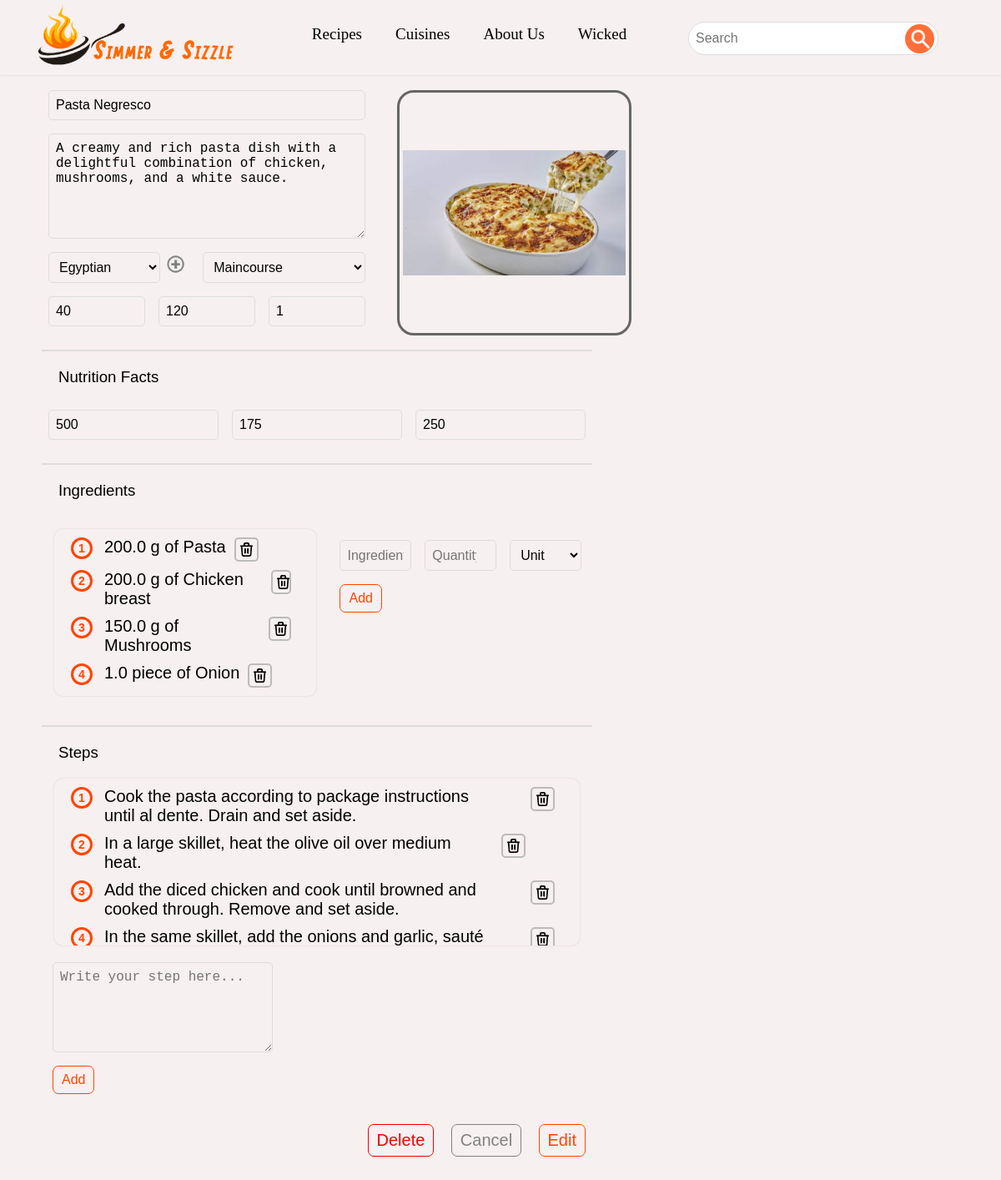
Page /recipes/4/edit (signed in) on the committed database.
### RecipeFinder/models.py (models this page shows, shortened)
class User(AbstractUser):
    isAdmin = models.BooleanField(default=True)

class Recipe(models.Model):
    courses_pairs = [("Appetizers", "Appetizers"), ("Maincourse", "Maincourse"), ("Dessert", "Dessert")]
    chef = models.ForeignKey(User, null=True, on_delete=models.SET_NULL, related_name="recipes", validators=[adminValidator])
    name = models.CharField(max_length=100, validators=[alpha])
    description = models.TextField(max_length=1000)
    course = models.CharField(max_length=25, choices=courses_pairs)
    cuisine = models.ForeignKey(Cuisine, on_delete=models.CASCADE, related_name="recipes")
    prepTime = models.IntegerField(validators=[nonNegative])
    cookTime = models.IntegerField(validators=[nonNegative])
    servings = models.IntegerField(validators=[nonNegative])
    carbs = models.IntegerField(null=True, validators=[nonNegative])
    protein = models.IntegerField(null=True, validators=[nonNegative])
    fats = models.IntegerField(null=True, validators=[nonNegative])
    image = models.ImageField(null=True, upload_to="images/")
    dateAdded = models.DateTimeField(auto_now_add=True)
    @classmethod
    def courses(cls):
        coursesList = []
        for course in cls.courses_pairs:
            coursesList.append(course[0])
        return coursesList
    def getSteps(self):
        return self.steps.all().order_by("index")
    def getIngredients(self):
        return self.ingredients.all()

class Cuisine(models.Model):
    name = models.CharField(max_length=100, validators=[alpha])
    info = models.TextField(max_length=1000)

class Ingredient(models.Model):
    recipe = models.ForeignKey(Recipe, on_delete=models.CASCADE, related_name="ingredients")
    name = models.CharField(max_length=50)
    quantity = models.FloatField(validators=[nonNegative])
    unit = models.ForeignKey(Unit, null=True, on_delete=models.SET_NULL)

class Unit(models.Model):
    name = models.CharField(max_length=25, unique=True, validators=[alpha], primary_key=True)
    conversion = models.FloatField(null=True, validators=[nonNegative])

class Step(models.Model):
    recipe = models.ForeignKey(Recipe, on_delete=models.CASCADE, related_name="steps")
    content = models.CharField(max_length=500)
    index = models.IntegerField()

### RecipeFinder/views.py (the view)
    def wrapper(request, *args, **kwargs):
        if request.user.is_authenticated and request.user.isAdmin:
            return fn(request, *args, **kwargs)
        return HttpResponseRedirect(reverse('index'))

### RecipeFinder/views.py (called while the page is built, shortened)
def admin_required(fn):
    def wrapper(request, *args, **kwargs):
        if request.user.is_authenticated and request.user.isAdmin:
            return fn(request, *args, **kwargs)
        return HttpResponseRedirect(reverse('index'))
    return wrapper

def defaultContext(dic={}):
    dic["cuisines"] = models.Cuisine.objects.all()
    dic["courses"] = models.Recipe.courses()
    dic["units"] = models.Unit.objects.all()
    return dic;

@admin_required
def edit_recipe_view(request, id):
    return render(request, "RecipeFinder/edit_recipe.html", defaultContext({
        "recipe": models.Recipe.objects.get(id=id),
    }))

### RecipeFinder/templates/RecipeFinder/edit_recipe.html (shortened to what this page needs)
{% extends 'RecipeFinder/new_recipe.html' %}
{% load static %}
{% block name %}{{ recipe.name }}{% endblock %}
{% block description %}{{ recipe.description }}{% endblock %}
{% block imageURL %}{% if recipe.image %}{{ recipe.image.url }}{% else %}{% static 'RecipeFinder/cameraicon.png' %}{% endif %}{% endblock %}
{% block cookTime %}{{ recipe.cookTime }}{% endblock %}
{% block prepTime %}{{ recipe.prepTime }}{% endblock %}
{% block servings %}{{ recipe.servings }}{% endblock %}
{% block carbs %}{{ recipe.carbs }}{% endblock %}
{% block fats %}{{ recipe.fats }}{% endblock %}
{% block protein %}{{ recipe.protein }}{% endblock %}
{% block ingredients %}
{% for ingredient in recipe.getIngredients %}
    <li data-name="{{ ingredient.name }}" data-quantity="{{ ingredient.quantity }}" data-unit="{{ ingredient.unit.name }}">
        <span>{{ingredient.quantity}} {{ingredient.unit.name}} of {{ingredient.name}}</span>
        <button></button>
    </li>
{% endfor %}
{% endblock %}
{% block steps %}
{% for step in recipe.getSteps %}
    <li>
        <span>{{ step.content }}</span>
        <button></button>
    </li>
{% endfor %}
{% endblock %}
{% block buttons %}
<button type="button" class="danger-button bg-fnt space" id="delete-recipe-button">Delete</button>
<button type="button" class="bland-button bg-fnt space" id="cancel-button">Cancel</button>
<button type="submit" class="cool-button bg-fnt space">Edit</button>
{% endblock %}

### RecipeFinder/templates/RecipeFinder/new_recipe.html (shortened to what this page needs)
{% extends 'RecipeFinder/layout.html' %}
{% load static %}
{% block main_view %}
<form method="post" action="" id="new-recipe-form">
    <div id="recipe-form-container">
        <div class="row-sp">
            <div class="recipe-basic-info">
                <div class="row">
                    <input name="name" type="text" class="cool-form space" placeholder="Name" value="{% block name %}{% endblock %}">
                </div>
                <div class="row">
                    <textarea name="description" rows="6" class="cool-form space" placeholder="Description">{% block description %}{% endblock %}</textarea>
                </div>
                <div class="row-sp">
                    <div class="row category-add">
                        <select name="cuisine" class="cool-form space" value="{% block cuisine %}{% endblock %}">
                            {% for cuisine in cuisines %}
                            <option {% if cuisine.id == recipe.cuisine.id %} selected {% endif %} value="{{ cuisine.id }}"> {{ cuisine.name }} </option>
                            {% endfor %}
                        </select>
                        <button type="button" id="add-cuisine-btn" class="add-btn space"></button>
                    </div>
                    <select name="course" class="cool-form space" value="{% block course %}{% endblock %}">
                        {% for course in courses %}
                        <option {% if course == recipe.course %} selected {% endif %} value="{{ course }}">{{ course }}</option>
                        {% endfor %}
                    </select>
                </div>
                <div class="row-sp">
                    <input name="prepTime" type="number" class="cool-form space" placeholder="Prep time (mins)" value="{% block prepTime %}{% endblock %}">
                    <input name="cookTime" type="number" class="cool-form space" placeholder="Cook time (mins)" value="{% block cookTime %}{% endblock %}">
                    <input name="servings" type="number" class="cool-form space" placeholder="Servings" value="{% block servings %}{% endblock %}">
                </div>
            </div>
            <div class="image-uploader">
                <div class = "image-uploader-container">
                    <label for="input-image" class="image-label">
                        <img name="recipe-image" src="{% block imageURL %}{% static 'RecipeFinder/cameraicon.png' %}{% endblock %}" alt="" id="uploaded-image">
                    </label>
                </div>
            </div>
        </div>
        <div class="dynamic-form space">
            <div class="dynamic-form-header">Nutrition Facts</div>
            <div class="row-sp">
                <input name="carbs" type="number" class="cool-form space" placeholder="Carbs" value="{% block carbs %}{% endblock %}">
                <input name="protein" type="number" class="cool-form space" placeholder="Protein" value="{% block protein %}{% endblock %}">
                <input name="fats" type="number" class="cool-form space" placeholder="Fats" value="{% block fats %}{% endblock %}">
            </div>
        </div>
        <div class="dynamic-form space">
            <div class="dynamic-form-header">Ingredients</div>
            <div class="row-sp">
                <ol id="ingredient-list" class="cool-ol recipe-form-list">{% block ingredients %}{% endblock %}</ol>
                <div class="new-item-form-container space">
                    <div class="row-sp">
                        <input id="new-ingredient-name" name="name" type="text" class="cool-form space" placeholder="Ingredient">
                        <input id="new-ingredient-quantity" name="quantity" type="number" class="cool-form space" placeholder="Quantity">
                        <select id="new-ingredient-unit" name="unit" id="" class="cool-form space">
                            <option selected value="">Unit</option>
                        </select>
                    </div>
                    <button type="button" id="new-ingredient-button" class="cool-button space">Add</button>
                </div>
            </div>
        </div>
        <div class="dynamic-form space">
            <div class="dynamic-form-header">Steps</div>
            <ol id="step-list" class="cool-ol recipe-form-list">{% block steps %}{% endblock %}</ol>
            <div class="new-item-form-container">
                <textarea id="new-step-content" cols="30"  rows="5" class="cool-form space" placeholder="Write your step here..."></textarea>
                <button type="button" id="new-step-button" class="cool-button space">Add</button>
            </div>
        </div>
        <div class="recipe-form-footer">
            {% block buttons %}{% endblock %}
        </div>
    </div>
</form>
{% endblock %}

### RecipeFinder/templates/RecipeFinder/nav.html (shortened to what this page needs)
{% load static %}
<!DOCTYPE html>
<html lang="en">
    <head>
        <link rel="stylesheet" href="{% static 'RecipeFinder/styles.css' %}">
    </head>
    <body>
        <nav class="navbar-container">
            <div class="navbar row">
                <a href="{% url 'index' %}" class="navbar-logo">
                    <img src="{% static 'RecipeFinder/logo.png' %}" width="280">
                </a>
                <div class="navbar-items row">
                    <a href="{% url 'recipes' %}" class="navbar-link-item norm-link">Recipes</a>
                    <div class="drop-down-menu">
                        <a class="drop-down-button navbar-link-item norm-link">Cuisines</a>
                    </div>
                    <a href="{% url 'about' %}" class="navbar-link-item norm-link">About Us</a>
                    <div class="drop-down-menu">
                        {% if user.is_authenticated %}
                        <a class="drop-down-button navbar-link-item norm-link">{{ user.username }}</a>
                        {% else %}
                        <a href="{% url 'register' %}" class="navbar-link-item norm-link">Register</a>
                        <a href="{% url 'login' %}" class="navbar-link-item norm-link">Login</a>
                        {% endif %}
                    </div>
                </div>
                <form action="{% url 'search' %}" method="get">
                    <div class="navbar-search row">
                        <input name="q" type="text" class="cool-form form-peach" placeholder="Search" value="{{ past_query }}">
                        <button type="submit" class="cool-button button-peach"></button>
                    </div>
                </form>
            </div>
        </nav>
        {% block body %}
        {% endblock %}
    </body>
</html>

### RecipeFinder/static/RecipeFinder/styles.css (style rules this page uses)
body { padding: 0px; margin: 0px; font-family: sans-serif; background-color: #f7f0f0; }
body, .cool-form, .cool-button, .bland-button, .danger-button { font-size: 12pt; }
.space { margin: 8px; }
.row, .row-sp { display: flex; }
.row-sp { justify-content: space-between; }
a.norm-link { text-decoration: none; color: black; }
.cool-form:not(input[type="checkbox"]) { display: block; padding: 8px; border: 1px solid #ddd; border-radius: 5px; box-sizing: border-box; width: 100%; background-color: rgba(0, 0, 0, 0); transition: all 0.2s ease-in-out; }
.cool-button, .bland-button, .danger-button { padding: 7px 10px ; border: 1px solid orangered; border-radius: 7px; background-color: rgba(0, 0, 0, 0); color: orangered; text-decoration: none; display: inline-block; transition: all 0.3s; box-sizing: border-box; }
.bland-button { border-color: grey; color: grey; }
.danger-button { border-color: rgb(240, 0, 0); color: rgb(240, 0, 0); }
.bg-fnt { font-size: 15pt; }
.cool-ol { list-style-type: none; padding: 0; margin: 0; }
.cool-ol li { max-width: 600px; width: fit-content; margin: 10px 20px ; position: relative; padding-left: 40px; counter-increment: stepCounter; font-size: 20px; }
.cool-ol li::before { text-align: center; line-height: 20px; border: 3px solid orangered; width: 20px; height: 20px; border-radius: 50% ; content: counter(stepCounter); position: absolute; left: 0; font-size: 14px; font-weight: bold; color: orangered; }
.navbar-container { position: fixed; width: 100%; height: 90px; box-shadow: 0px 0px 2px #ccc; font-size: 19px; z-index: 1; background-color: #f7f0f0; font-family: "Comic Sans MS", "Comic Sans", cursive; }
.navbar { width: 95%; height: 50%; padding: 30px; }
.navbar-logo { margin-right: auto; position: relative; top: -90%; }
.navbar-items { flex-basis: 60%; justify-content: center; }
.navbar-link-item { display: inline-block; margin: 0px 20px; height: 25px; transition: all 0.15s; white-space: nowrap; }
.navbar-search { height: 40px; position: relative; top: -10%; }
.navbar-search > input[type=text] { width: 300px; margin: 0px 10px; background-color: white; border-radius: 60px; }
.navbar-search > [type=submit] { width: 35px; height: 35px; background-image: url(search-bar-icon.png); background-size: 25px; background-position: 5px 4px; background-repeat: no-repeat; border-radius: 50%; position: relative; top: 3px; left: -50px; background-color: rgb(255, 110, 57); border-color: rgba(0, 0, 0, 0); }
.drop-down-menu { position: relative; display: inline-block; }
#recipe-form-container { width: 60%; }
.dynamic-form { border-top: 2px solid #ddd; margin: 20px 0px; }
.dynamic-form-header { font-size: 14pt; margin: 20px; }
.recipe-form-list { width: fit-content; max-height: 200px; overflow: auto; box-shadow: 0px 0px 2px #ccc; border-radius: 10px; margin: 15px; }
.recipe-form-list > li { display: flex; justify-content: space-between; }
.recipe-form-list > li > span { max-width: 85%; }
.recipe-form-list > li > button { all: unset; display: block; width: 25px; height: 25px; background-image: url("trash-icon.png"); background-repeat: no-repeat; background-size: 15px; background-position: 5px 4px; border: 2px solid #bbb; border-radius: 5px; transition: background-color 0.2s; margin: 0px 10px; }
.new-item-form-container { margin: 20px 5px; width: 40%; }
.new-item-form-container { flex-basis: 55%; }
.recipe-form-footer { text-align: right; }
.image-uploader-container { width: 50%; background-color : b3b3b7 ; margin: 8px; display: flex; justify-content: center; align-items: center; overflow: hidden; border-radius: 20px; border: 3px solid #666; }
.image-label { border-radius: 5px; cursor: pointer; padding: 4px 4px 0px 4px; }
.image-uploader { position: absolute; left: 39%; width: 550px; }
.recipe-basic-info { width: 60%; }
#uploaded-image { width: 100%; height: 35vh; object-fit: contain; border-radius: 20px; }
select, input[type="checkbox"] { width: 100%; padding: 10px; margin-bottom: 10px; border: 1px solid #ccc; border-radius: 4px; box-sizing: border-box; font-size: 15px; }
.category-add { width: 100%; }
.add-btn { all: unset; width: 50px; height: 50px; background-image: url(plus-icon.png); background-size: 25px; background-position: -2px 10px; background-repeat: no-repeat; }

### rows in the picture
User: username "Wicked"
Recipe: name "Pasta Negresco", description "A creamy and rich pasta dish with a delightful combination of chicken, mushrooms, and a white sauce.", cuisine "Egyptian", course "Maincourse", prepTime "40", cookTime "120", servings "1", image (picture), carbs "500", protein "175", fats "250"
Ingredient: quantity "200.0", unit.name "g", name "Pasta"
Ingredient: quantity "200.0", unit.name "g", name "Chicken breast"
Ingredient: quantity "150.0", unit.name "g", name "Mushrooms"
Ingredient: quantity "1.0", unit.name "piece", name "Onion"
Step: content "Cook the pasta according to package instructions until al dente. Drain and set aside."
Step: content "In a large skillet, heat the olive oil over medium heat."
Step: content "Add the diced chicken and cook until browned and cooked through. Remove and set aside."
Step: content "In the same skillet, add the onions and garlic, sauté…"
